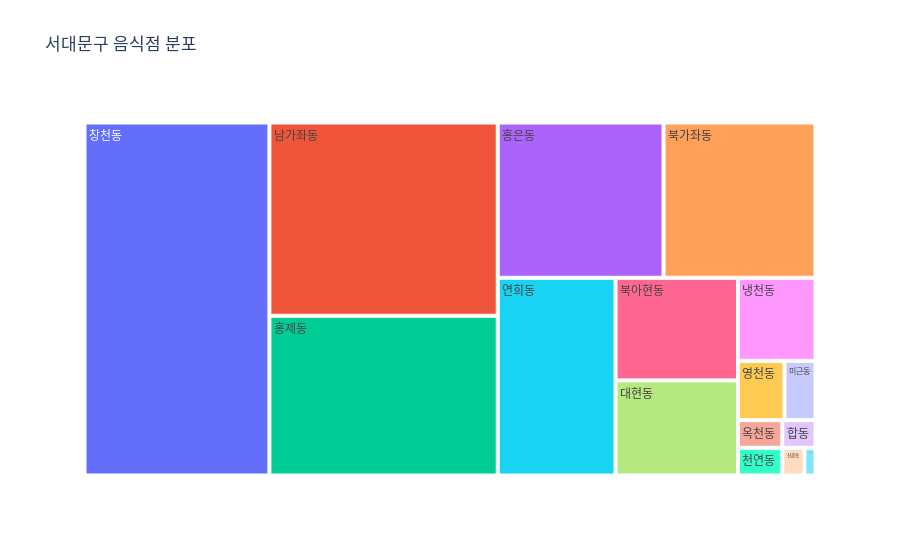

Here is the notebook cell this chart was saved with:
### Markdown cell above
### **서대문구 음식점 분포(전체)**

### Code cell
countChicken.reset_index() 
countChicken.columns = ['동', 'count'] 
fig = px.treemap(countChicken, path=['동'], values='count', title='서대문구 음식점 분포') 
fig.show()

### Figure 1 — Plotly figure (JSON) as saved in the notebook; plotly's stock layout.template omitted (floating-point values rounded to 4 significant figures)
{"data": [{"branchvalues": "total", "domain": {"x": [0, 1], "y": [0, 1]}, "hovertemplate": "labels=%{label}<br>count=%{value}<br>parent=%{parent}<br>id=%{id}<extra></extra>", "ids": ["남가좌동", "냉천동", "대신동", "대현동", "미근동", "북가좌동", "북아현동", "신촌동", "연희동", "영천동", "옥천동", "창천동", "천연동", "합동", "홍은동", "홍제동"], "labels": ["남가좌동", "냉천동", "대신동", "대현동", "미근동", "북가좌동", "북아현동", "신촌동", "연희동", "영천동", "옥천동", "창천동", "천연동", "합동", "홍은동", "홍제동"], "name": "", "parents": ["", "", "", "", "", "", "", "", "", "", "", "", "", "", "", ""], "type": "treemap", "values": [144, 21, 1, 38, 6, 77, 41, 2, 76, 9, 4, 213, 4, 3, 84, 119]}], "layout": {"legend": {"tracegroupgap": 0}, "title": {"text": "서대문구 음식점 분포"}}}
